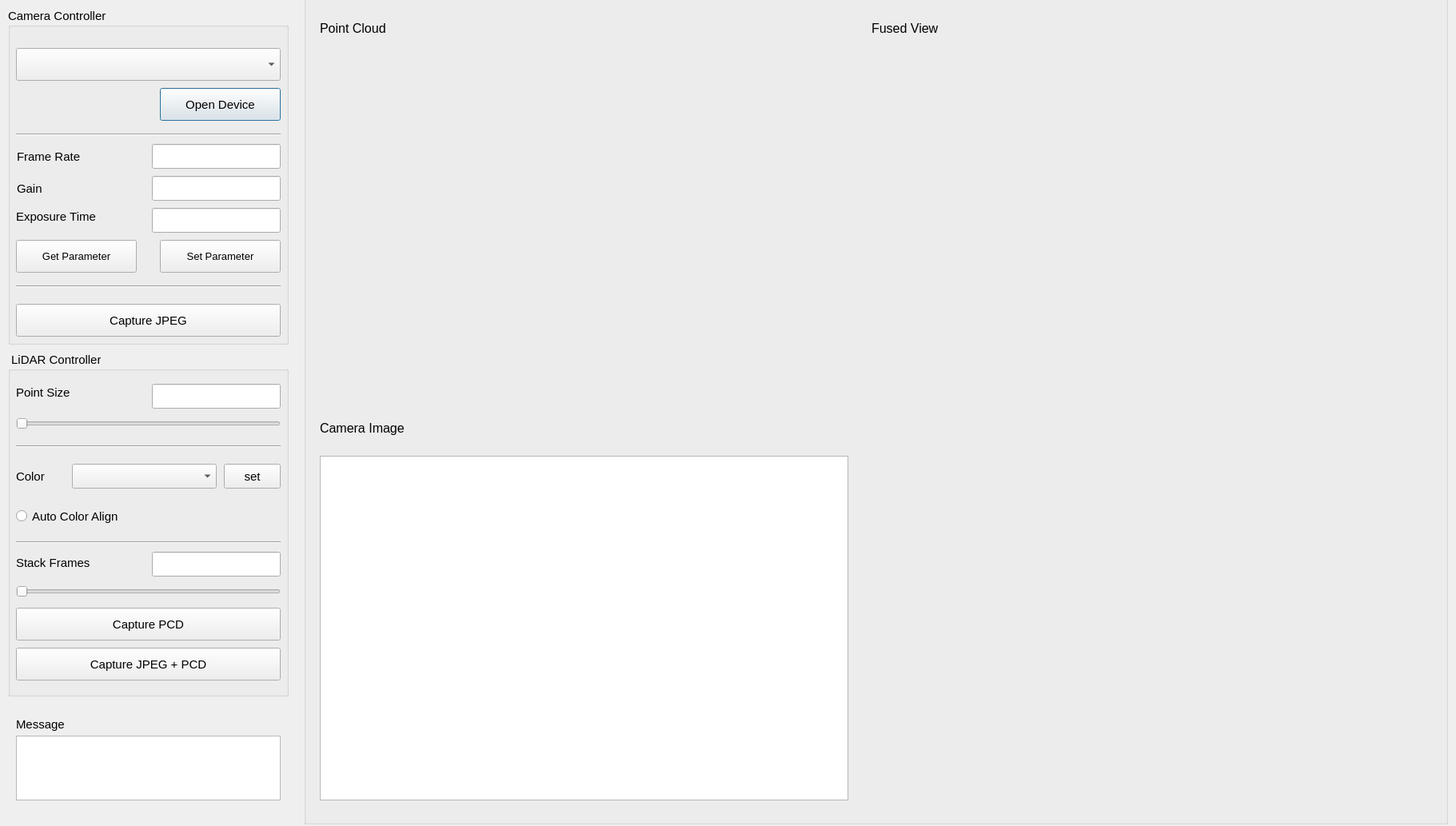
<?xml version="1.0" encoding="UTF-8"?>
<ui version="4.0">
 <class>dialog</class>
 <widget class="QDialog" name="dialog">
  <property name="geometry">
   <rect>
    <x>0</x>
    <y>0</y>
    <width>1821</width>
    <height>1033</height>
   </rect>
  </property>
  <property name="windowTitle">
   <string>DeepStream</string>
  </property>
  <widget class="QGroupBox" name="groupBox">
   <property name="geometry">
    <rect>
     <x>10</x>
     <y>10</y>
     <width>351</width>
     <height>421</height>
    </rect>
   </property>
   <property name="font">
    <font>
     <pointsize>11</pointsize>
    </font>
   </property>
   <property name="title">
    <string>Camera Controller</string>
   </property>
   <widget class="QLabel" name="label">
    <property name="geometry">
     <rect>
      <x>11</x>
      <y>170</y>
      <width>171</width>
      <height>31</height>
     </rect>
    </property>
    <property name="font">
     <font>
      <pointsize>11</pointsize>
     </font>
    </property>
    <property name="text">
     <string>Frame Rate</string>
    </property>
   </widget>
   <widget class="QLabel" name="label_2">
    <property name="geometry">
     <rect>
      <x>11</x>
      <y>210</y>
      <width>141</width>
      <height>31</height>
     </rect>
    </property>
    <property name="font">
     <font>
      <pointsize>11</pointsize>
     </font>
    </property>
    <property name="text">
     <string>Gain</string>
    </property>
   </widget>
   <widget class="QLabel" name="label_3">
    <property name="geometry">
     <rect>
      <x>10</x>
      <y>240</y>
      <width>191</width>
      <height>41</height>
     </rect>
    </property>
    <property name="font">
     <font>
      <pointsize>11</pointsize>
     </font>
    </property>
    <property name="text">
     <string>Exposure Time</string>
    </property>
   </widget>
   <widget class="QLineEdit" name="txt_cam_framerate">
    <property name="geometry">
     <rect>
      <x>180</x>
      <y>170</y>
      <width>161</width>
      <height>31</height>
     </rect>
    </property>
    <property name="text">
     <string/>
    </property>
   </widget>
   <widget class="QLineEdit" name="txt_cam_gain">
    <property name="geometry">
     <rect>
      <x>180</x>
      <y>210</y>
      <width>161</width>
      <height>31</height>
     </rect>
    </property>
   </widget>
   <widget class="QComboBox" name="cam_combo_enum">
    <property name="geometry">
     <rect>
      <x>10</x>
      <y>50</y>
      <width>331</width>
      <height>41</height>
     </rect>
    </property>
   </widget>
   <widget class="QPushButton" name="btn_cam_open_close">
    <property name="geometry">
     <rect>
      <x>190</x>
      <y>100</y>
      <width>151</width>
      <height>41</height>
     </rect>
    </property>
    <property name="font">
     <font>
      <pointsize>11</pointsize>
     </font>
    </property>
    <property name="text">
     <string>Open Device</string>
    </property>
   </widget>
   <widget class="QLineEdit" name="txt_cam_exposure_time">
    <property name="geometry">
     <rect>
      <x>180</x>
      <y>250</y>
      <width>161</width>
      <height>31</height>
     </rect>
    </property>
   </widget>
   <widget class="Line" name="line">
    <property name="geometry">
     <rect>
      <x>10</x>
      <y>150</y>
      <width>331</width>
      <height>16</height>
     </rect>
    </property>
    <property name="orientation">
     <enum>Qt::Horizontal</enum>
    </property>
   </widget>
   <widget class="QPushButton" name="btn_cam_get_param">
    <property name="geometry">
     <rect>
      <x>10</x>
      <y>290</y>
      <width>151</width>
      <height>41</height>
     </rect>
    </property>
    <property name="font">
     <font>
      <pointsize>10</pointsize>
     </font>
    </property>
    <property name="text">
     <string>Get Parameter</string>
    </property>
   </widget>
   <widget class="QPushButton" name="btn_cam_set_param">
    <property name="geometry">
     <rect>
      <x>190</x>
      <y>290</y>
      <width>151</width>
      <height>41</height>
     </rect>
    </property>
    <property name="font">
     <font>
      <pointsize>10</pointsize>
     </font>
    </property>
    <property name="text">
     <string>Set Parameter</string>
    </property>
   </widget>
   <widget class="Line" name="line_2">
    <property name="geometry">
     <rect>
      <x>10</x>
      <y>340</y>
      <width>331</width>
      <height>16</height>
     </rect>
    </property>
    <property name="orientation">
     <enum>Qt::Horizontal</enum>
    </property>
   </widget>
   <widget class="QPushButton" name="btn_cam_save_jpeg">
    <property name="geometry">
     <rect>
      <x>10</x>
      <y>370</y>
      <width>331</width>
      <height>41</height>
     </rect>
    </property>
    <property name="text">
     <string>Capture JPEG</string>
    </property>
   </widget>
  </widget>
  <widget class="QGroupBox" name="groupBox_2">
   <property name="geometry">
    <rect>
     <x>380</x>
     <y>-10</y>
     <width>1431</width>
     <height>1041</height>
    </rect>
   </property>
   <property name="title">
    <string/>
   </property>
   <widget class="QLabel" name="label_5">
    <property name="geometry">
     <rect>
      <x>20</x>
      <y>520</y>
      <width>191</width>
      <height>51</height>
     </rect>
    </property>
    <property name="font">
     <font>
      <pointsize>12</pointsize>
     </font>
    </property>
    <property name="text">
     <string>Camera Image</string>
    </property>
   </widget>
   <widget class="QGraphicsView" name="view_rgb">
    <property name="geometry">
     <rect>
      <x>20</x>
      <y>580</y>
      <width>661</width>
      <height>431</height>
     </rect>
    </property>
   </widget>
   <widget class="QLabel" name="label_8">
    <property name="geometry">
     <rect>
      <x>710</x>
      <y>20</y>
      <width>631</width>
      <height>51</height>
     </rect>
    </property>
    <property name="font">
     <font>
      <pointsize>12</pointsize>
     </font>
    </property>
    <property name="text">
     <string>Fused View</string>
    </property>
   </widget>
   <widget class="QWidget" name="horizontalLayoutWidget">
    <property name="geometry">
     <rect>
      <x>20</x>
      <y>70</y>
      <width>661</width>
      <height>451</height>
     </rect>
    </property>
    <layout class="QHBoxLayout" name="hlayout_pcl"/>
   </widget>
   <widget class="QWidget" name="horizontalLayoutWidget_2">
    <property name="geometry">
     <rect>
      <x>710</x>
      <y>70</y>
      <width>671</width>
      <height>941</height>
     </rect>
    </property>
    <layout class="QHBoxLayout" name="view_fused"/>
   </widget>
   <widget class="QLabel" name="label_7">
    <property name="geometry">
     <rect>
      <x>20</x>
      <y>20</y>
      <width>631</width>
      <height>51</height>
     </rect>
    </property>
    <property name="font">
     <font>
      <pointsize>12</pointsize>
     </font>
    </property>
    <property name="text">
     <string>Point Cloud</string>
    </property>
   </widget>
  </widget>
  <widget class="QGroupBox" name="groupBox_5">
   <property name="geometry">
    <rect>
     <x>10</x>
     <y>440</y>
     <width>351</width>
     <height>431</height>
    </rect>
   </property>
   <property name="font">
    <font>
     <pointsize>11</pointsize>
    </font>
   </property>
   <property name="title">
    <string> LiDAR Controller</string>
   </property>
   <widget class="QSlider" name="hslider_pointsize">
    <property name="geometry">
     <rect>
      <x>10</x>
      <y>80</y>
      <width>331</width>
      <height>20</height>
     </rect>
    </property>
    <property name="value">
     <number>0</number>
    </property>
    <property name="orientation">
     <enum>Qt::Horizontal</enum>
    </property>
    <property name="tickPosition">
     <enum>QSlider::NoTicks</enum>
    </property>
   </widget>
   <widget class="QLabel" name="label_6">
    <property name="geometry">
     <rect>
      <x>10</x>
      <y>30</y>
      <width>141</width>
      <height>41</height>
     </rect>
    </property>
    <property name="font">
     <font>
      <pointsize>11</pointsize>
     </font>
    </property>
    <property name="text">
     <string>Point Size</string>
    </property>
   </widget>
   <widget class="QLineEdit" name="txt_pointsize">
    <property name="enabled">
     <bool>true</bool>
    </property>
    <property name="geometry">
     <rect>
      <x>180</x>
      <y>40</y>
      <width>161</width>
      <height>31</height>
     </rect>
    </property>
    <property name="text">
     <string/>
    </property>
    <property name="readOnly">
     <bool>true</bool>
    </property>
   </widget>
   <widget class="QLabel" name="label_10">
    <property name="geometry">
     <rect>
      <x>10</x>
      <y>140</y>
      <width>131</width>
      <height>31</height>
     </rect>
    </property>
    <property name="font">
     <font>
      <family>Ubuntu</family>
      <pointsize>11</pointsize>
     </font>
    </property>
    <property name="text">
     <string>Color</string>
    </property>
   </widget>
   <widget class="QComboBox" name="combo_pcl_color_mode">
    <property name="geometry">
     <rect>
      <x>80</x>
      <y>140</y>
      <width>181</width>
      <height>31</height>
     </rect>
    </property>
   </widget>
   <widget class="QRadioButton" name="radio_auto_color_align">
    <property name="geometry">
     <rect>
      <x>10</x>
      <y>190</y>
      <width>271</width>
      <height>31</height>
     </rect>
    </property>
    <property name="font">
     <font>
      <pointsize>11</pointsize>
     </font>
    </property>
    <property name="text">
     <string>Auto Color Align</string>
    </property>
   </widget>
   <widget class="Line" name="line_3">
    <property name="geometry">
     <rect>
      <x>10</x>
      <y>110</y>
      <width>331</width>
      <height>16</height>
     </rect>
    </property>
    <property name="orientation">
     <enum>Qt::Horizontal</enum>
    </property>
   </widget>
   <widget class="Line" name="line_4">
    <property name="geometry">
     <rect>
      <x>10</x>
      <y>230</y>
      <width>331</width>
      <height>16</height>
     </rect>
    </property>
    <property name="orientation">
     <enum>Qt::Horizontal</enum>
    </property>
   </widget>
   <widget class="QPushButton" name="btn_lidar_capture">
    <property name="geometry">
     <rect>
      <x>10</x>
      <y>320</y>
      <width>331</width>
      <height>41</height>
     </rect>
    </property>
    <property name="text">
     <string>Capture PCD</string>
    </property>
   </widget>
   <widget class="QPushButton" name="btn_set_color">
    <property name="geometry">
     <rect>
      <x>270</x>
      <y>140</y>
      <width>71</width>
      <height>31</height>
     </rect>
    </property>
    <property name="text">
     <string>set</string>
    </property>
   </widget>
   <widget class="QPushButton" name="btn_both_capture">
    <property name="geometry">
     <rect>
      <x>10</x>
      <y>370</y>
      <width>331</width>
      <height>41</height>
     </rect>
    </property>
    <property name="text">
     <string>Capture JPEG + PCD</string>
    </property>
   </widget>
   <widget class="QLabel" name="label_11">
    <property name="geometry">
     <rect>
      <x>10</x>
      <y>253</y>
      <width>161</width>
      <height>21</height>
     </rect>
    </property>
    <property name="font">
     <font>
      <pointsize>11</pointsize>
     </font>
    </property>
    <property name="text">
     <string>Stack Frames</string>
    </property>
   </widget>
   <widget class="QLineEdit" name="txt_stack_frames">
    <property name="enabled">
     <bool>true</bool>
    </property>
    <property name="geometry">
     <rect>
      <x>180</x>
      <y>250</y>
      <width>161</width>
      <height>31</height>
     </rect>
    </property>
    <property name="text">
     <string/>
    </property>
    <property name="readOnly">
     <bool>true</bool>
    </property>
   </widget>
   <widget class="QSlider" name="hslider_stack_frames">
    <property name="geometry">
     <rect>
      <x>10</x>
      <y>290</y>
      <width>331</width>
      <height>20</height>
     </rect>
    </property>
    <property name="orientation">
     <enum>Qt::Horizontal</enum>
    </property>
   </widget>
  </widget>
  <widget class="QPlainTextEdit" name="txt_info">
   <property name="geometry">
    <rect>
     <x>20</x>
     <y>920</y>
     <width>331</width>
     <height>81</height>
    </rect>
   </property>
   <property name="readOnly">
    <bool>true</bool>
   </property>
  </widget>
  <widget class="QLabel" name="label_9">
   <property name="geometry">
    <rect>
     <x>20</x>
     <y>890</y>
     <width>141</width>
     <height>31</height>
    </rect>
   </property>
   <property name="font">
    <font>
     <pointsize>11</pointsize>
    </font>
   </property>
   <property name="text">
    <string>Message</string>
   </property>
  </widget>
 </widget>
 <resources/>
 <connections/>
</ui>
